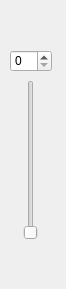
<?xml version="1.0" encoding="UTF-8"?>
<ui version="4.0">
 <class>Volume</class>
 <widget class="QWidget" name="Volume">
  <property name="geometry">
   <rect>
    <x>0</x>
    <y>0</y>
    <width>66</width>
    <height>289</height>
   </rect>
  </property>
  <property name="windowTitle">
   <string>Form</string>
  </property>
  <property name="styleSheet">
   <string notr="true">#Volume{
background-image: url(:/new/prefix1/picture/6.png);
background-repeat:no-repeat;              
background-position:center;   
}</string>
  </property>
  <widget class="QSlider" name="verticalSlider">
   <property name="geometry">
    <rect>
     <x>20</x>
     <y>80</y>
     <width>22</width>
     <height>160</height>
    </rect>
   </property>
   <property name="orientation">
    <enum>Qt::Vertical</enum>
   </property>
  </widget>
  <widget class="QSpinBox" name="spinBox">
   <property name="geometry">
    <rect>
     <x>10</x>
     <y>50</y>
     <width>42</width>
     <height>22</height>
    </rect>
   </property>
  </widget>
 </widget>
 <resources/>
 <connections/>
</ui>
